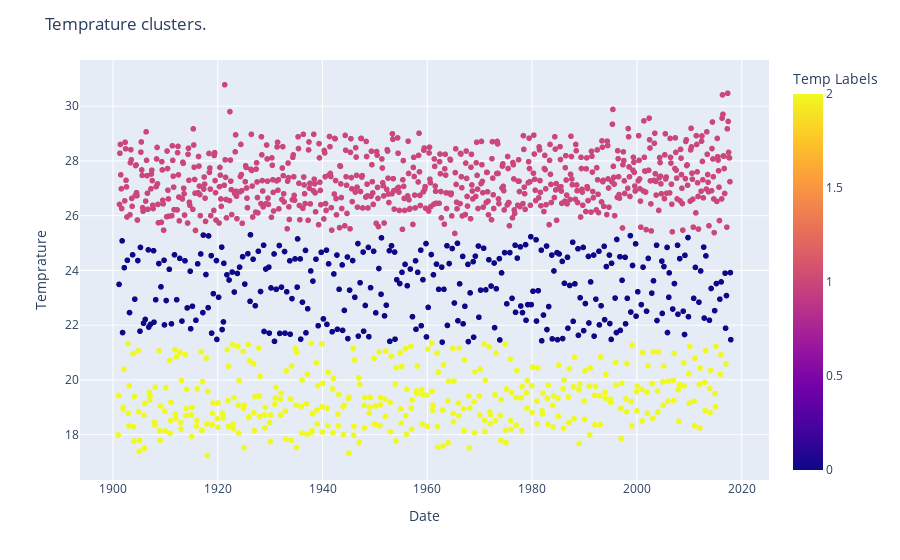

The code cell stored with this chart in its notebook:
### Code cell
km = KMeans(3)
km.fit(df1['Temprature'].to_numpy().reshape(-1,1))
df1.loc[:,'Temp Labels'] = km.labels_
fig = px.scatter(df1, 'Date', 'Temprature', color='Temp Labels')
fig.update_layout(title = "Temprature clusters.",
                 xaxis_title="Date", yaxis_title="Temprature")
fig.show()

### Figure 1 — Plotly figure (JSON) as saved in the notebook; plotly's stock layout.template omitted (floating-point values rounded to 4 significant figures; data arrays with more than 128 entries replaced by an {"elided": "..."} marker saying what was removed)
{"data": [{"hovertemplate": "Date=%{x}<br>Temprature=%{y}<br>Temp Labels=%{marker.color}<extra></extra>", "legendgroup": "", "marker": {"color": {"elided": "1404 int values"}, "coloraxis": "coloraxis", "symbol": "circle"}, "mode": "markers", "name": "", "showlegend": false, "type": "scattergl", "x": {"elided": "1404 str values"}, "xaxis": "x", "y": {"elided": "1404 float values"}, "yaxis": "y"}], "layout": {"coloraxis": {"colorbar": {"title": {"text": "Temp Labels"}}, "colorscale": [[0, "#0d0887"], [0.1111, "#46039f"], [0.2222, "#7201a8"], [0.3333, "#9c179e"], [0.4444, "#bd3786"], [0.5556, "#d8576b"], [0.6667, "#ed7953"], [0.7778, "#fb9f3a"], [0.8889, "#fdca26"], [1, "#f0f921"]]}, "legend": {"tracegroupgap": 0}, "margin": {"t": 60}, "title": {"text": "Temprature clusters."}, "xaxis": {"anchor": "y", "domain": [0, 1], "title": {"text": "Date"}}, "yaxis": {"anchor": "x", "domain": [0, 1], "title": {"text": "Temprature"}}}}
